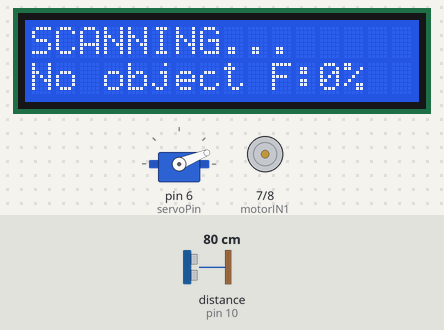
The sketch below on a simulated Arduino Uno, built with avr-gcc and run on an emulated ATmega328P. Shown: servo, 16×2 character LCD, motor-driver pin pairs drawn as motors (green arrow = first pin HIGH = forward, orange = second pin HIGH = backward, longer = more drive, scaled by the enable pin). Wiring (inferred from the names in the program): ultrasonic range finder: trigger pin 9; echo pin 10. Inputs (shaded band) come from the test bench; at power-on: distance to the obstacle (sensor on pin 10) 80 cm. The echo pulse lasts 58.3 µs per cm; what the sketch prints to the serial monitor is not drawn.

Above: at 2.76 s.
2.8 s: distance to the obstacle (sensor on pin 10) set to 23 cm
4.6 s: distance to the obstacle (sensor on pin 10) set to 19 cm
At 5.5 s:
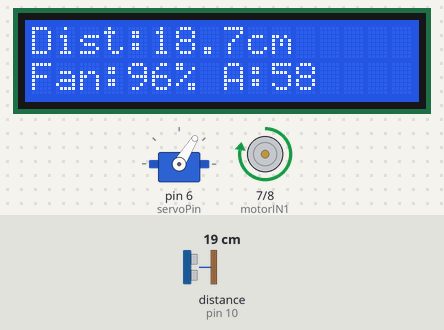
6.1 s: distance to the obstacle (sensor on pin 10) set to 35 cm
At 6.6 s:
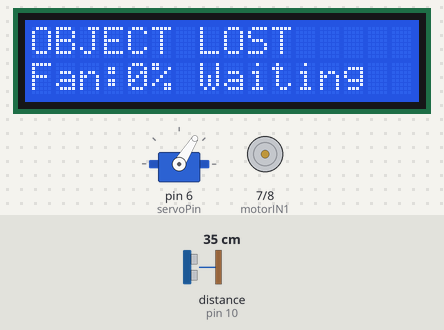
9.1 s: distance to the obstacle (sensor on pin 10) set to 2 cm
At 10.5 s:
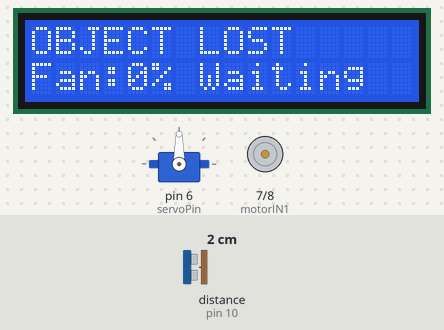
12.1 s: distance to the obstacle (sensor on pin 10) set to 9 cm
At 12.27 s:
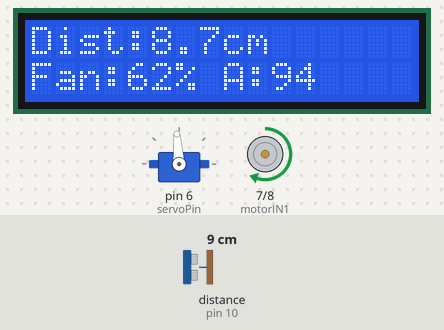
14.2 s: distance to the obstacle (sensor on pin 10) set to 18 cm
At 14.45 s:
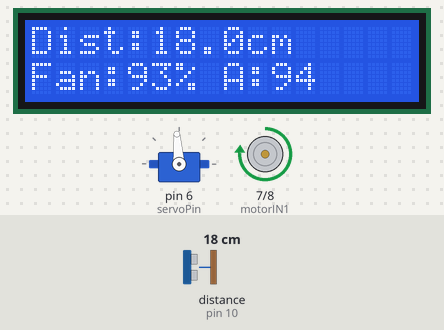
Timing chart, 0 to 17.2 s (numbered marks = the images above; inputs shaded):
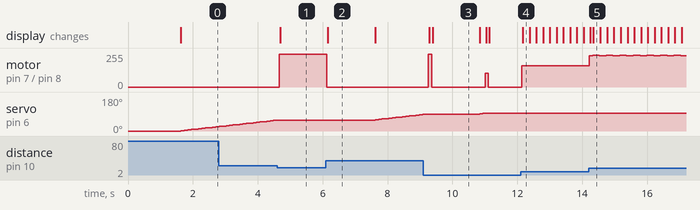

Measured:
- the behaviour switches between 21 and 20 cm on distance to the obstacle (sensor on pin 10) (found by bisection; images 0 and 1)
- after the input at 4.6 s, motor on pin 7 (motorIN1) / pin 8 (motorIN2): stopped → forward 244/255 after 0.06 s; servo on pin 6 (servoPin): stays 58° (without the input it goes to 60° after 0.09 s); the display: changes after 0.09 s (image 1)
- after the input at 6.1 s, motor on pin 7 (motorIN1) / pin 8 (motorIN2): forward 244/255 → stopped at once; servo on pin 6 (servoPin): moves from 58° to 88° over 1.5 s, starting after 1.5 s; the display: changes after 0.05 s (image 2)
- after the input at 9.1 s, motor on pin 7 (motorIN1) / pin 8 (motorIN2): stopped → forward 244/255 after 0.16 s, → stopped 0.10 s later, → forward 102/255 1.6 s later, → stopped 0.10 s later; the display: first changes after 0.19 s (image 3 shows a later state)
- after the input at 12.1 s, servo on pin 6 (servoPin): stays 94° (without the input it goes to 96° after 0.48 s)
- after the input at 14.2 s, the display: first changes after 0.05 s (image 5 shows a later state)
- what the display in image 2 shows lasts 1.4 s, from 6.2 s to 7.6 s

The sketch:

detect_distance_fan_controlling.ino
```cpp
#include <Wire.h>
#include <LiquidCrystal_I2C.h>
#include <Servo.h>

LiquidCrystal_I2C lcd(0x27, 16, 2);
Servo radarServo;

// Sensor and servo
const int servoPin = 6;
const int trigPin = 9;
const int echoPin = 10;

// L293D motor driver
const int enablePin = 5;
const int motorIN1 = 7;
const int motorIN2 = 8;

// Settings
const float maxDistance = 20.0;
const float minDistance = 2.0;
const unsigned long lostDelay = 1500;
const int scanStep = 2;

int angle = 0;
int direction = 1;

bool detected = false;
unsigned long lastSeen = 0;

int fanPercent = 0;
float distance = -1;

float readDistance() {
  digitalWrite(trigPin, LOW);
  delayMicroseconds(2);

  digitalWrite(trigPin, HIGH);
  delayMicroseconds(10);
  digitalWrite(trigPin, LOW);

  unsigned long duration =
    pulseIn(echoPin, HIGH, 12000);

  if (duration == 0) return -1;

  return duration * 0.0343 / 2.0;
}

void lcdLine(int row, String message) {
  lcd.setCursor(0, row);

  while (message.length() < 16) {
    message += " ";
  }

  lcd.print(message.substring(0, 16));
}

int calculateFan(float d) {
  if (d < minDistance || d > maxDistance) {
    return 0;
  }

  float percent =
    40.0 + (d - minDistance) * 60.0 /
    (maxDistance - minDistance);

  return constrain((int)(percent + 0.5), 40, 100);
}

void setFan(int percent) {
  percent = constrain(percent, 0, 100);

  digitalWrite(motorIN1, HIGH);
  digitalWrite(motorIN2, LOW);

  int pwm = map(percent, 0, 100, 0, 255);
  analogWrite(enablePin, pwm);
}

void setup() {
  Serial.begin(9600);

  pinMode(trigPin, OUTPUT);
  pinMode(echoPin, INPUT);

  pinMode(enablePin, OUTPUT);
  pinMode(motorIN1, OUTPUT);
  pinMode(motorIN2, OUTPUT);

  analogWrite(enablePin, 0);
  digitalWrite(motorIN1, LOW);
  digitalWrite(motorIN2, LOW);

  radarServo.attach(servoPin);
  radarServo.write(angle);

  lcd.init();
  lcd.backlight();

  lcdLine(0, "SMART COOLING");
  lcdLine(1, "Initializing...");
  delay(1500);
}

void loop() {
  distance = readDistance();

  bool inRange =
    distance >= minDistance &&
    distance <= maxDistance;

  if (inRange) {
    detected = true;
    lastSeen = millis();
    fanPercent = calculateFan(distance);
  }
  else if (detected) {
    fanPercent = 0;

    if (millis() - lastSeen >= lostDelay) {
      detected = false;
    }
  }
  else {
    fanPercent = 0;
  }

  // Update fan
  setFan(fanPercent);

  // Update LCD
  if (inRange) {
    lcdLine(0,
      "Dist:" + String(distance, 1) + "cm");

    lcdLine(1,
      "Fan:" + String(fanPercent) +
      "% A:" + String(angle));
  }
  else if (detected) {
    lcdLine(0, "OBJECT LOST");
    lcdLine(1, "Fan:0% Waiting");
  }
  else {
    lcdLine(0, "SCANNING...");
    lcdLine(1, "No object F:0%");
  }

  // Serial Monitor
  Serial.print("Angle: ");
  Serial.print(angle);
  Serial.print(" Distance: ");
  Serial.print(distance);
  Serial.print(" Fan: ");
  Serial.print(fanPercent);
  Serial.println("%");

  // Servo movement
  if (!detected) {
    angle += direction * scanStep;

    if (angle >= 180) {
      angle = 180;
      direction = -1;
    }

    if (angle <= 0) {
      angle = 0;
      direction = 1;
    }

    radarServo.write(angle);
  }

  delay(70);
}
```
